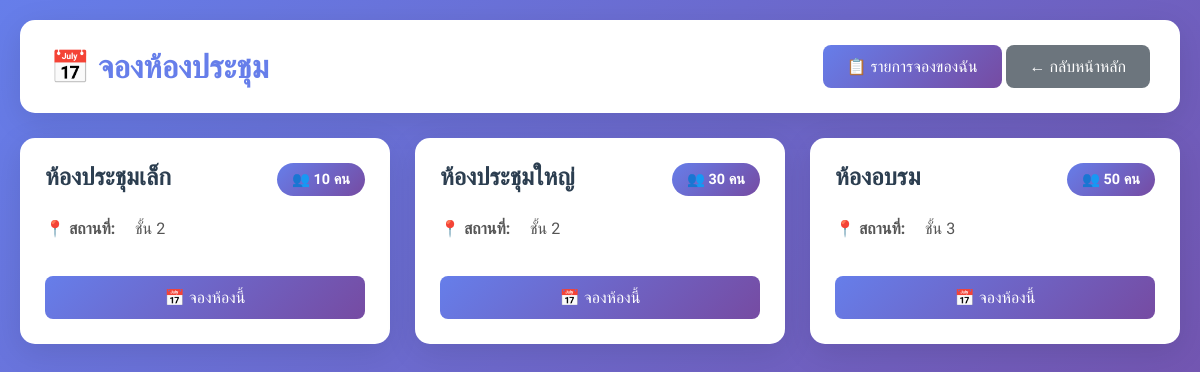
The page /admin/room-booking.php (signed in) on the database its author committed.
### tables this page shows
CREATE TABLE meeting_rooms (
        room_id INTEGER PRIMARY KEY AUTOINCREMENT,
        room_name TEXT NOT NULL,
        capacity INTEGER,
        location TEXT,
        amenities TEXT,
        is_active INTEGER DEFAULT 1,
        created_at DATETIME DEFAULT CURRENT_TIMESTAMP
    );

### admin/room-booking.php (the view, shortened to what this page needs)
<?php
$db = getDb();
$rooms_result = $db->query("SELECT * FROM meeting_rooms WHERE is_active = 1 ORDER BY room_name");
$rooms = [];
while ($room = $rooms_result->fetchArray(SQLITE3_ASSOC)) {
    $rooms[] = $room;
}
?>
<!DOCTYPE html>
<html lang="th">
<head>
</head>
<body>
    <div class="container">
        <div class="header">
            <h1>📅 จองห้องประชุม</h1>
            <div>
                <a href="my-bookings.php" class="btn btn-primary">📋 รายการจองของฉัน</a>
                <a href="dashboard.php" class="btn btn-secondary">← กลับหน้าหลัก</a>
            </div>
        </div>
        <div class="rooms-grid">
            <?php foreach ($rooms as $room): ?>
                <div class="room-card">
                    <div class="room-header">
                        <div class="room-name"><?php echo htmlspecialchars($room['room_name']); ?></div>
                        <div class="room-capacity">👥 <?php echo $room['capacity']; ?> คน</div>
                    </div>
                    <div class="room-details">
                        <div class="room-detail-item">
                            <span>📍 สถานที่:</span>
                            <span><?php echo htmlspecialchars($room['location']); ?></span>
                        </div>
                    </div>
                    <button class="btn btn-primary" style="width: 100%; margin-top: 15px;"
                            onclick="openBookingModal(<?php echo $room['room_id']; ?>, '<?php echo htmlspecialchars($room['room_name']); ?>', <?php echo $room['capacity']; ?>)">
                        📅 จองห้องนี้
                    </button>
                </div>
            <?php endforeach; ?>
        </div>
    </div>
</body>
</html>

### admin/room-booking.php (style rules this page uses)
* { margin: 0; padding: 0; box-sizing: border-box; }
body { font-family: 'Sarabun', sans-serif; background: linear-gradient(135deg, #667eea 0%, #764ba2 100%); min-height: 100vh; padding: 20px; }
.container { max-width: 1400px; margin: 0 auto; }
.header { background: white; padding: 25px 30px; border-radius: 15px; box-shadow: 0 8px 32px rgba(0,0,0,0.1); margin-bottom: 25px; display: flex; justify-content: space-between; align-items: center; }
.header h1 { color: #667eea; font-size: 2em; font-weight: 700; }
.btn { padding: 12px 24px; border: none; border-radius: 8px; font-size: 1em; font-weight: 500; cursor: pointer; transition: all 0.3s ease; text-decoration: none; display: inline-block; }
.btn-secondary { background: #6c757d; color: white; }
.btn-primary { background: linear-gradient(135deg, #667eea 0%, #764ba2 100%); color: white; }
.rooms-grid { display: grid; grid-template-columns: repeat(auto-fill, minmax(350px, 1fr)); gap: 25px; margin-bottom: 30px; }
.room-card { background: white; border-radius: 15px; padding: 25px; box-shadow: 0 8px 32px rgba(0,0,0,0.1); transition: all 0.3s ease; }
.room-header { display: flex; justify-content: space-between; align-items: start; margin-bottom: 15px; }
.room-name { font-size: 1.5em; font-weight: 700; color: #2c3e50; }
.room-capacity { background: linear-gradient(135deg, #667eea 0%, #764ba2 100%); color: white; padding: 8px 15px; border-radius: 20px; font-size: 0.9em; font-weight: 600; }
.room-details { margin: 15px 0; }
.room-detail-item { display: flex; align-items: center; gap: 10px; padding: 8px 0; color: #555; }
.room-detail-item span:first-child { font-weight: 600; min-width: 80px; }

### rows shown on the page
meeting_rooms: room_name "ห้องประชุมเล็ก", capacity "10", location "ชั้น 2"
meeting_rooms: room_name "ห้องประชุมใหญ่", capacity "30", location "ชั้น 2"
meeting_rooms: room_name "ห้องอบรม", capacity "50", location "ชั้น 3"
